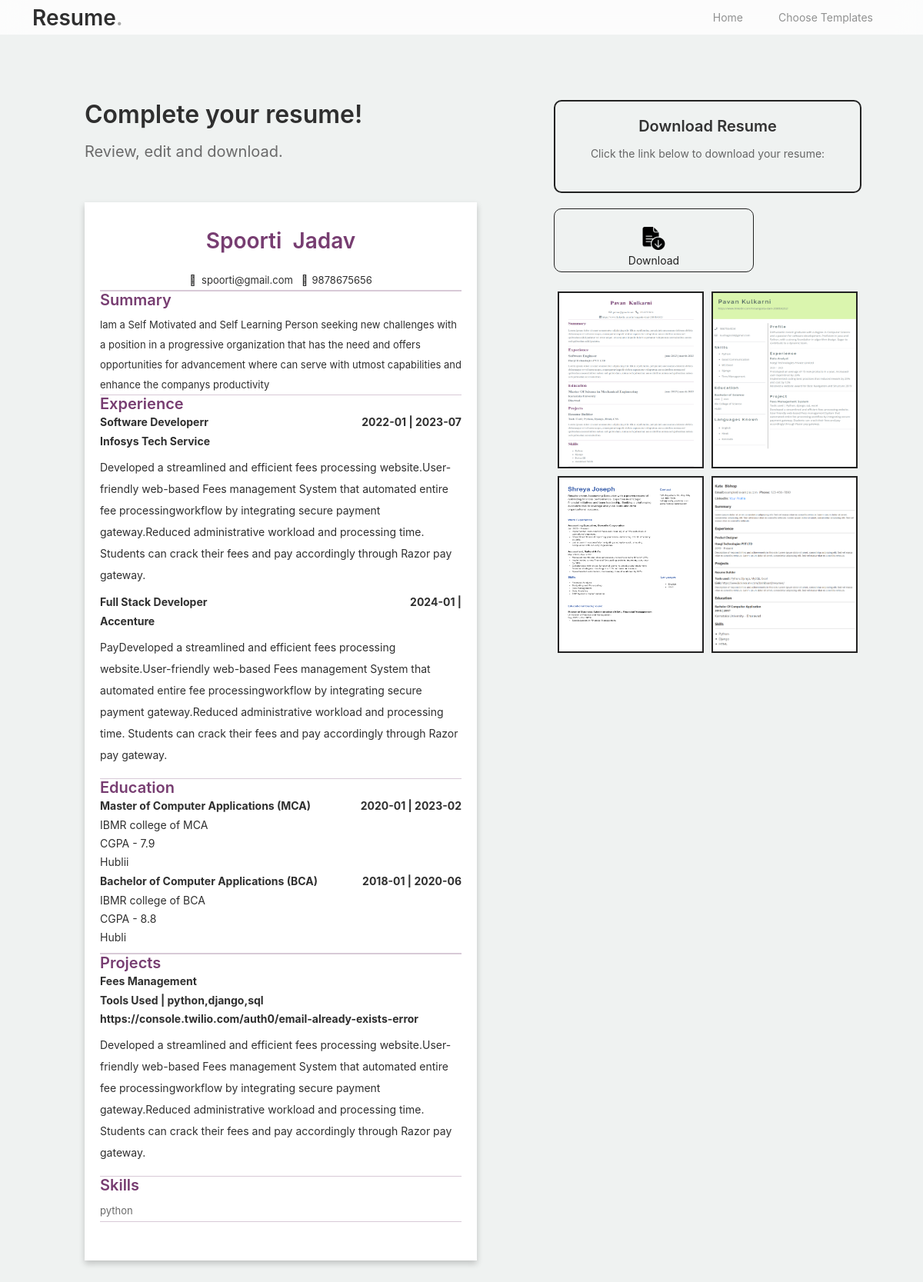
The app's page /template1/2 (signed in) with its own data.
### resume_builder/models.py (models this page shows)
class Header(models.Model):
    user_id = models.ForeignKey('NewUser', on_delete=models.CASCADE)
    first_name = models.CharField(max_length=800,default='first name')
    last_name = models.CharField(max_length=800,default='last name')
    contact_no = models.CharField(max_length=800,default='contact number')
    email = models.CharField(max_length=800,default='email')
    linkedin_url = models.CharField(max_length=800,default='linkedin url')
    summary = models.CharField(max_length=800,default='profile summary')

class Experience(models.Model):
    user_id = models.ForeignKey('NewUser', on_delete=models.CASCADE)
    designation = models.CharField(max_length=800,default='designation')
    company_name = models.CharField(max_length=800,default='company name')
    from_date = models.CharField(max_length=800,default='from date')
    to_date = models.CharField(max_length=800,default='to date')
    description = models.CharField(max_length=1000,default='experience description')

class Education(models.Model):
    user_id = models.ForeignKey('NewUser', on_delete=models.CASCADE)
    college_name = models.CharField(max_length=800,default='college name')
    degree = models.CharField(max_length=800,default='education')
    from_date = models.CharField(max_length=800,default='from date')
    to_date = models.CharField(max_length=800,default='to date')
    city = models.CharField(max_length=800,default='city')
    cgpa = models.CharField(max_length=800,default='CGPA')

class Project(models.Model):
    user_id = models.ForeignKey('NewUser', on_delete=models.CASCADE)
    project_name = models.CharField(max_length=800,default='project_name')
    tools_used = models.CharField(max_length=800,default='company name')
    project_link = models.CharField(max_length=800,default='project link')
    description = models.CharField(max_length=1000,default='project description')

class User_skills(models.Model):
    user_id = models.ForeignKey('NewUser', on_delete=models.CASCADE)
    skills = models.CharField(max_length=800,default='skills')

class TemplatesInfo(models.Model):
    template_image = models.ImageField(upload_to='uploaded_images/',default="profile")
    view_name = models.CharField(max_length=300,default='none')
    id_name=models.CharField(max_length=300,default='none')

### resume_builder/views.py (the view)
# urls.py: path('template1/<int:id>',views.template1,name="template1"),
def template1(request,id):
    user_id = request.user.id
    template_id = id
    data = TemplatesInfo.objects.get(id=template_id)
    template_html_id = data.id_name
    personal_info = Header.objects.get(user_id_id=user_id)
    exp_info = Experience.objects.filter(user_id_id=user_id)
    edu_info = Education.objects.filter(user_id_id=user_id)
    pro_info = Project.objects.filter(user_id_id=user_id)
    skills_info = User_skills.objects.filter(user_id_id=user_id).first()
    s = skills_info.skills
    skills_list = [skill.strip() for skill in s.split(',')]
    print(skills_list)
    certificates_info = Certificates.objects.filter(user_id_id=user_id).first()
    print(certificates_info)
    lang_list = []
    lang_info = Languages.objects.filter(user_id_id=user_id).first()
    if lang_info:
        languages_known = lang_info.languages_known
        lang_list = [x.strip() for x in languages_known.split(',')]
    temp_data = TemplatesInfo.objects.all()
    context = {
        'template_html_id':template_html_id,
        'personal_info':personal_info,
        'exp_info':exp_info,
        'edu_info':edu_info,
        'pro_info':pro_info,
        'skills_list':skills_list,
        'certificates_info':certificates_info,
        'lang_list':lang_list,
        'temp_data':temp_data,
        'template_id':template_id
    }
    return render(request,'template1.html',context)

### resume_builder/templates/template1.html (shortened to what this page needs)
<!doctype html>
<html lang="en">
<head>
  <link href="/static/home_assets/css/bootstrap.min.css" rel="stylesheet">
  <link href="https://cdnjs.cloudflare.com/ajax/libs/font-awesome/6.0.0-beta3/css/all.min.css" rel="stylesheet">
  <link rel="stylesheet" href="https://cdnjs.cloudflare.com/ajax/libs/font-awesome/6.4.0/css/all.min.css"
 />
  <link rel="stylesheet" href="https://cdnjs.cloudflare.com/ajax/libs/font-awesome/6.4.0/css/all.min.css"
 />
  <link rel="stylesheet" href="https://use.fontawesome.com/releases/v5.15.4/css/all.css" />
  <link href="/static/home_assets/css/tiny-slider.css" rel="stylesheet">
  <link href="/static/home_assets/css/style.css" rel="stylesheet">
  <link href="/static/home_assets/css/own.css" rel="stylesheet">
  <link href="/static/home_assets/css/template1.css" rel="stylesheet">
  <link rel="stylesheet" href="https://cdnjs.cloudflare.com/ajax/libs/font-awesome/6.0.0/css/all.min.css">
</head>
<body>
  <nav class="custom-navbar navbar navbar-expand-md navbar-dark bg-dark fixed-top" aria-label="Furni navigation bar">
    <div class="container">
      <a class="navbar-brand" href="index.html">Resume<span>.</span></a>
      <div class="collapse navbar-collapse" id="navbarsFurni">
        <ul class="custom-navbar-nav navbar-nav ms-auto mb-2 mb-md-0">
          <li class="nav-item">
            <a class="nav-link" href="/">Home</a>
          </li>
          <li><a class="nav-link" href="/resumes">Choose Templates</a></li>
        </ul>
      </div>
    </div>
  </nav>
  <div class="hero">
    <div class="final-container">
      <div class="temp">
        <h2 class="section-title" style="margin-bottom: 15px;">Complete your resume!</h2>
        <span class="subtag">Review, edit and download.</span>
        <div id="template1" style="display: none;" class="content_wrapper template-div">
          <div id="dynamicContent">
            <div>
              <div class="header">
                {% if personal_info.first_name and personal_info.last_name %}
                <h3>
                  <span id="Display_Fname">{{personal_info.first_name}}</span>&nbsp;
                  <span id="Display_Lname">{{personal_info.last_name}}</span>
                </h3>
                {% endif %}
                <p>
                  <span><i class="far fa-envelope"></i>&nbsp;&nbsp;<span
                      id="Display_Email">{{personal_info.email}}</span></span>
                  <span>&nbsp;&nbsp;<i class="fas fa-phone">&nbsp;&nbsp;</i><span
                      id="Display_Phoneno">{{personal_info.contact_no}}</span></span>
                </p>
                <hr>
                <div class="resume_content">
                  <h5>Summary</h5>
                  <p class="summary" id="Display_Summary">{{personal_info.summary}}</p>
                </div>
              </div>
              <hr>
              {% if exp_info %}
              <div class="experience">
                <div class="experience-header-container">
                  <h5>Experience</h5>
                </div>
                {% for x in exp_info %}
                <div class="exp-container">
                  <div class="sub_heading1">
                    <div>
                      <p id="Display_Designation">{{x.designation}}</p>
                    </div>
                    <div>
                      <p class="date"><span id="Display_From">{{x.from_date}}</span> | <span
                          id="Display_To">{{x.to_date}}</span></p>
                    </div>
                  </div>
                  <p class="sub_heading2" id="Display_Cname">{{x.company_name}}</p>
                  <p class="exp" id="Display_Description">
                    {{x.description}}
                  </p>
                </div>
                {% endfor %}
              </div>
              <hr>
              {% endif %}
              {% if edu_info %}
              <div class="education-side">
                <div class="education">
                  <div class="education-header-container">
                    <h5>Education</h5>
                  </div>
                  {% for x in edu_info %}
                  <div class="education-container">
                    <div class="sub_heading1">
                      <div>
                        <p id="displayDegree">{{x.degree}}</p>
                      </div>
                      <div>
                        <p class="date"><span id="displayDegreeFrom">{{x.from_date}}</span> | <span
                            id="displayDegreeTo">{{x.to_date}}</span></p>
                      </div>
                    </div>
                    <p class="sub_heading3" id="displayCollege">{{x.college_name}}</p>
                    {% if x.cgpa %}
                    <p class="sub_heading3" id="displayCity">CGPA - {{x.cgpa}}</p>
                    {% endif %}
                    {% if x.city %}
                    <p class="sub_heading3" id="displayCity">{{x.city}}</p>
                    {% endif %}
                  </div>
                  {% endfor %}
                </div>
              </div>
              <hr>
              {% endif %}
              {% if pro_info %}
              <div class="projects project-sec">
                <div class="project-header-container">
                  <h5>Projects</h5>
                </div>
                {% for x in pro_info %}
                <div>
                <div class="sub_heading1">
                  <div>
                    <p id="displayProjectName">{{x.project_name}}</p>
                  </div>
                </div>
                <p class="sub_heading2">Tools Used | <span id="displayTools">{{x.tools_used}}</span></p>
                {% if x.project_link %}
                <a href="{{x.project_link}}" style="text-decoration: none;">
                  <p class="sub_heading2"><span id="displayTools">{{x.project_link}}</span></p>
                </a>
                {% endif %}
                <p class="projects" id="displayProjectDes">{{x.description}}
                </p>
               </div>
               {% endfor %}
              </div>
              {% endif %}
              <hr>
              {% if skills_list %}
              <div class="skills">
                <div class="skills-header-container">
                  <h5>Skills</h5>
                </div>
                <ul id="three_col_list">
                  {% for x in skills_list %}
                  <li>{{ x }}</li>
                  {% endfor %}
                </ul>
              </div>
              <hr>
              {% endif %}
            </div>
          </div>
        </div>
      </div>
      <div class="temp-styles">
        <div class="resume-card">
            <h3>Download Resume</h3>
            <p>Click the link below to download your resume:</p>
        </div>
        <div style="align-items: center; margin-top: 20px; margin-right: 140px;">
            <div id="downloadBtn" class="download" style="border: 1px solid #222222; text-align: center; height: 5%; border-radius: 10px;">
                <img style="width: 32px; height: 30px; margin-top: 9%;" src="/static/home_assets/images/download.png">
                <p style="color: #222222; margin: 0;">Download</p>
            </div>
        </div>
        <div class="image-grid">
          {% for image_url in temp_data %}
              <div class="image-item">
                 <a href="/template1/{{image_url.id}}"><img src="/{{ image_url.template_image }}" alt="Image"></a>
              </div>
          {% endfor %}
      </div>
    </div>
    </div>
  </div>
</body>
</html>

### static/home_assets/css/style.css (style rules this page uses)
* { font-family: "SF Pro Text", "Myriad Set Pro", "SF Pro Icons", "Apple Legacy Chevron", "Helvetica Neue", "Helvetica", "Arial", sans-serif !important; }
body { overflow-x: hidden; position: relative; }
body { font-family: "Inter", sans-serif; font-weight: 400; line-height: 28px; color: #6a6a6a; font-size: 14px; background-color: #eff2f1; }
a { text-decoration: none; -webkit-transition: .3s all ease; -o-transition: .3s all ease; transition: .3s all ease; color: #2f2f2f; text-decoration: underline; }
.custom-navbar { background: #3b5d50 !important; padding-top: 20px; padding-bottom: 20px; }
.custom-navbar .navbar-brand { font-size: 28px; color: #2f2f2f; font-weight: 600; }
.custom-navbar .navbar-brand>span { opacity: .4; color: #2f2f2f; }
@media (min-width: 992px) { .custom-navbar .custom-navbar-nav li { margin-left: 15px; margin-right: 15px; } }
.custom-navbar .custom-navbar-nav li a { font-weight: 500; color: #ffffff !important; opacity: .5; -webkit-transition: .3s all ease; -o-transition: .3s all ease; transition: .3s all ease; position: relative; }
@media (min-width: 768px) { .custom-navbar .custom-navbar-nav li a:before { content: ""; position: absolute; bottom: 0; left: 8px; right: 8px; background: #f9bf29; height: 5px; opacity: 1; visibility: visible; width: 0; -webkit-transition: .15s all ease-out; -o-transition: .15s all ease-out; transition: .15s all ease-out; } }
.hero { background: #eff2f1; padding: calc(4rem - 30px) 0 0rem 0; }
@media (min-width: 768px) { .hero { padding: calc(4rem - 30px) 0 4rem 0; } }
@media (min-width: 992px) { .hero { padding: calc(10rem - 30px) 0 8rem 0; } }
.hero p { color: #2f2f2f; margin-botom: 30px; font-size: 14px; }
.section-title { color: #2f2f2f; }

### static/home_assets/css/own.css (style rules this page uses)
* { font-family: "SF Pro Text", "Myriad Set Pro", "SF Pro Icons", "Apple Legacy Chevron", "Helvetica Neue", "Helvetica", "Arial", sans-serif !important; }
.final-container { display: flex; justify-content: space-between; margin-left: 80px; margin-right: 80px; }
.temp { flex: 2; margin-right: 70px; padding-left: 30px ; padding-right: 30px ; padding-bottom: 100px; }
.temp-styles { flex: 1; }
.resume-card { border: 2px solid #222222; border-radius: 10px; padding: 20px; width: 400px; text-align: center; }
.resume-card h3 { margin-bottom: 10px; font-size: 20px; color: #333; }
.resume-card p { margin-bottom: 15px; font-size: 14px; color: #666; }
.image-grid { display: flex; flex-wrap: wrap; justify-content: center; margin-top: 20px; }
.image-item { flex: 0 0 50%; padding: 5px; text-align: center; }
.image-item img { width: 100%; height: 230px; border: 2px solid #222222; transition: transform 0.3s, box-shadow 0.3s; }
.subtag { font-size: 20px; }
.header { position: relative; }
.experience-header-container,.education-header-container,.project-header-container, .skills-header-container, .certificates-header-container,.languages-header-container, .temp3-header-left { display: flex; justify-content: space-between; align-items: center; }
#three_col_list { column-count: 3; column-gap: 20px; list-style: none; padding: 0; margin: 0; }

### static/home_assets/css/template1.css (style rules this page uses)
.content_wrapper { margin-top: 50px; padding-top: 20px; padding-left: 20px; padding-right: 20px; padding-bottom: 50px; background-color: #ffffff; box-shadow: 0 4px 8px rgba(0, 0, 0, 0.2); }
#dynamicContent { font-family: Times New Roman; }
.header p { font-size: 13px; margin-bottom: 0; line-height: 26px; font-family: Times New Roman; }
.header { text-align: center; line-height: 0rem; }
.header h3 { color:rgb(119, 61, 113); line-height: 60px; font-family: Times New Roman; }
hr { color:rgb(101, 47, 97); line-height: 10px; margin: 0rem 0; }
hr:not([size]) { height: 1.3px; }
.summary ,.exp,.skills,.projects { font-family: Times New Roman; text-align: start; font-size: 13px; }
h5 { color:rgb(119, 61, 113); text-align: start; font-family: Times New Roman; line-height: 22px; }
.sub_heading1 { display: flex; justify-content:space-between; font-size: 17px ; text-align: start; font-weight: bold; line-height: 10px; font-family: Times New Roman; }
.sub_heading2 { font-size: 14px ; text-align: start; font-weight: bold; line-height: 8px; font-family: Times New Roman; }
.sub_heading3 { font-size: 14px ; text-align: start; line-height: 8px; font-family: Times New Roman; }
.date { font-size: 14px ; text-align: start; font-weight: bold; line-height: 10px; font-family: Times New Roman; }
ul { font-family: Times New Roman; text-align: start; font-size: 13px; }

### records on screen
Header: first_name "Spoorti", last_name "Jadav", email "spoorti@gmail.com", contact_no "9878675656", summary "lam a Self Motivated and Self Learning Person seeking new challenges with a position in a progressive organization that has the need and offers opportunities for advancement where can serve with utmost capabilities and enhance the companys productivity"
Experience: designation "Software Developerr", from_date "2022-01", to_date "2023-07", company_name "Infosys Tech Service", description "Developed a streamlined and efficient fees processing website.User-friendly web-based Fees management System that automated entire fee processingworkflow by integrating secure payment gateway.Reduced administrative workload and processing time. Students can crack their fees and pay accordingly through Razor pay gateway."
Experience: designation "Full Stack Developer", from_date "2024-01", company_name "Accenture", description "PayDeveloped a streamlined and efficient fees processing website.User-friendly web-based Fees management System that automated entire fee processingworkflow by integrating secure payment gateway.Reduced administrative workload and processing time. Students can crack their fees and pay accordingly through Razor pay gateway."
Education: degree "Master of Computer Applications (MCA)", from_date "2020-01", to_date "2023-02", college_name "IBMR college of MCA", cgpa "7.9", city "Hublii"
Education: degree "Bachelor of Computer Applications (BCA)", from_date "2018-01", to_date "2020-06", college_name "IBMR college of BCA", cgpa "8.8", city "Hubli"
Project: project_name "Fees Management", tools_used "python,django,sql", project_link "https://console.twilio.com/auth0/email-already-exists-error", description "Developed a streamlined and efficient fees processing website.User-friendly web-based Fees management System that automated entire fee processingworkflow by integrating secure payment gateway.Reduced administrative workload and processing time. Students can crack their fees and pay accordingly through Razor pay gateway."
User_skills: skills_list "python"
TemplatesInfo: template_image (picture)
TemplatesInfo: template_image (picture)
TemplatesInfo: template_image (picture)
TemplatesInfo: template_image (picture)
